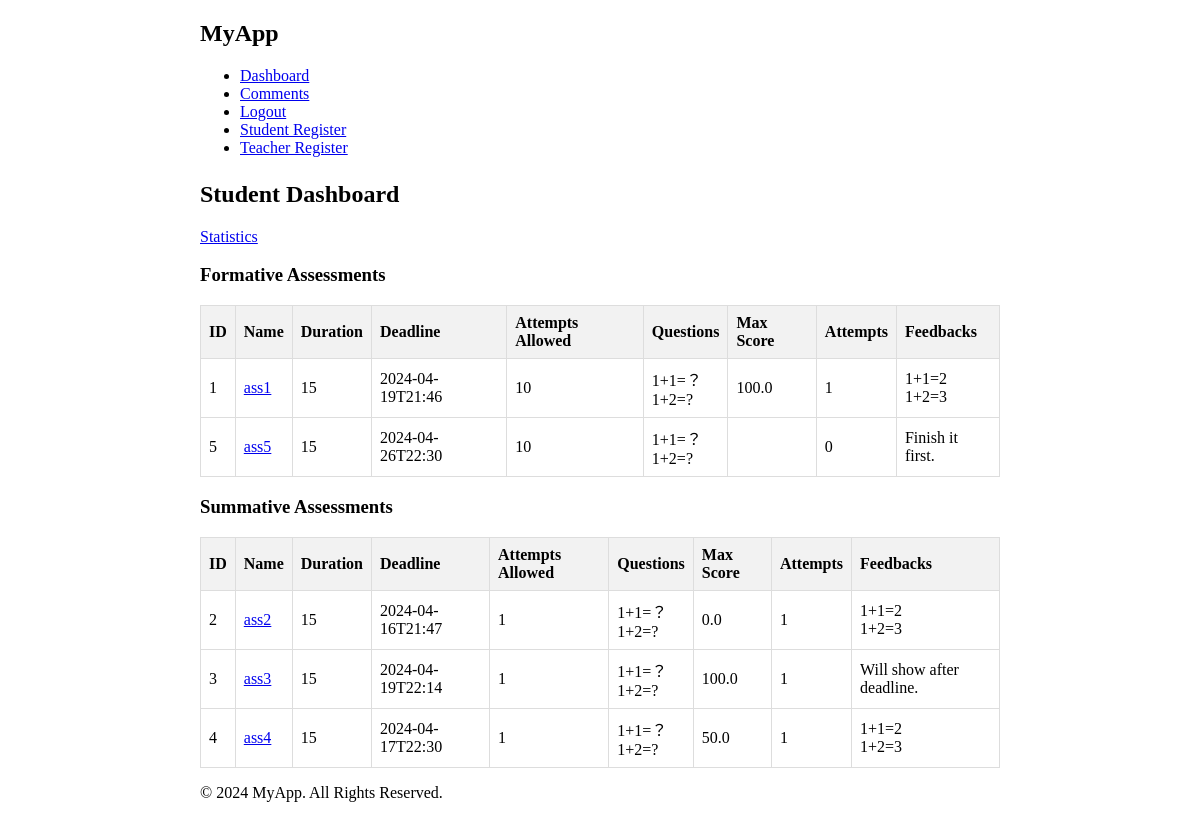
Page /sdashboard (signed in) on the earlier database version.
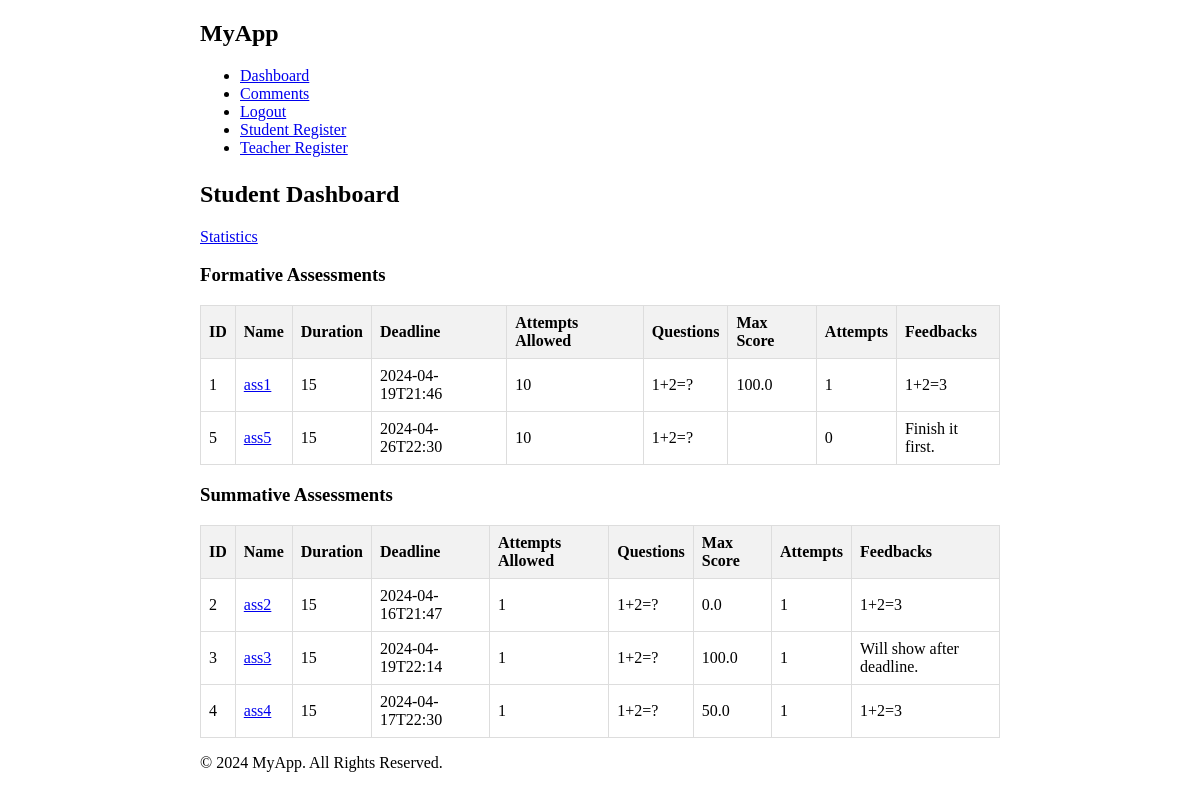
Same page on the later database version.
### app/models/assessment.py (models this page shows, shortened)
class Assessment(db.Model):
    id = db.Column(db.Integer, primary_key=True)
    name = db.Column(db.String(255), unique=True, nullable=False)
    type = db.Column(db.String(255), nullable=False)
    questions = db.relationship('Question', secondary='assessment_question', backref='assessments')
    parameters = db.Column(db.JSON, nullable=True)

### app/models/question.py (models this page shows)
class Question(db.Model):
    id = db.Column(db.Integer, primary_key=True)
    question_text = db.Column(db.Text, nullable=False)
    option_a = db.Column(db.String(200), nullable=False)
    option_b = db.Column(db.String(200), nullable=False)
    option_c = db.Column(db.String(200), nullable=False)
    option_d = db.Column(db.String(200), nullable=False)
    correct_option = db.Column(db.String(100), nullable=False)
    correct_answer = db.Column(db.Text, nullable=False)
    feedback = db.Column(db.Text, nullable=False)
    question_type = db.Column(db.String(50), nullable=False)

### app/routes/dashboard.py (the view)
@app.route('/sdashboard')
def student_dashboard():
    if 'user_id' not in session or session['role'] != 'student':
        return redirect(url_for('login'))
    f_assessments = Assessment.query.filter_by(type='FORMATIVE').all()
    s_assessments = Assessment.query.filter_by(type='SUMMATIVE').all()
    user = User.query.get(session['user_id'])
    if user:
        user_attempts = UserAttempt.query.filter_by(user_id=user.id)
    else:
        return redirect(url_for('home'))
    for assessment in f_assessments:
        deadline = datetime.strptime(assessment.parameters['deadline'], '%Y-%m-%dT%H:%M')
        assessment.deadline = deadline
    for assessment in s_assessments:
        deadline = datetime.strptime(assessment.parameters['deadline'], '%Y-%m-%dT%H:%M')
        assessment.deadline = deadline
    return render_template('student_dashboard.html', now=datetime.now, f_assessments=f_assessments, s_assessments=s_assessments, user_attempts=user_attempts)

### app/templates/student_dashboard.html (shortened to what the changed rows need)
{% extends "base.html" %}
{% block content %}
<h2>Student Dashboard</h2>
<table class="custom-table">
    <thead>
        <tr>
            <th>ID</th>
            <th>Name</th>
            <th>Duration</th>
            <th>Deadline</th>
            <th>Attempts Allowed</th>
            <th>Questions</th>
            <th>Max Score</th>
            <th>Attempts</th>
            <th>Feedbacks</th>
        </tr>
    </thead>
    <tbody>
        {% for assessment in f_assessments %}
        <tr>
            <td>{{ assessment.id }}</td>
            <td><a href="{{ url_for('attempt_assessment', assessment_id=assessment.id) }}">{{ assessment.name }}</td>
            <td>{{ assessment.parameters.get('duration') }}</td>
            <td>{{ assessment.parameters.get('deadline') }}</td>
            <td>{{ assessment.parameters.get('attempts') }}</td>
            <td>
                {% for question in assessment.questions %}
                {{ question.question_text }}<br>
                {% endfor %}
            </td>
            <td>
                {{ user_attempts|selectattr('assessment_id', 'equalto', assessment.id)|map(attribute='score')|max }}
            </td>
            <td>
                {{ user_attempts|selectattr('assessment_id', 'equalto', assessment.id)|list|length }}
            </td>
            <td>
                {% set attempt_cnt = user_attempts|selectattr('assessment_id', 'equalto', assessment.id)|list|length %}
                {% if attempt_cnt>0 %}
                    {% if assessment.parameters['feedback'] %}
                        {% for question in assessment.questions %}
                        {{ question.feedback }}<br>
                        {% endfor %}
                    {% endif %}
                {% else %}
                    Finish it first.
                {% endif %}
            </td>
        </tr>
        {% endfor %}
    </tbody>
</table>
<table class="custom-table">
    <thead>
        <tr>
            <th>ID</th>
            <th>Name</th>
            <th>Duration</th>
            <th>Deadline</th>
            <th>Attempts Allowed</th>
            <th>Questions</th>
            <th>Max Score</th>
            <th>Attempts</th>
            <th>Feedbacks</th>
        </tr>
    </thead>
    <tbody>
        {% for assessment in s_assessments %}
        <tr>
            <td>{{ assessment.id }}</td>
            <td><a href="{{ url_for('attempt_assessment', assessment_id=assessment.id) }}">{{ assessment.name }}</td>
            <td>{{ assessment.parameters.get('duration') }}</td>
            <td>{{ assessment.parameters.get('deadline') }}</td>
            <td>{{ assessment.parameters.get('attempts') }}</td>
            <td>
                {% for question in assessment.questions %}
                {{ question.question_text }}<br>
                {% endfor %}
            </td>
            <td>
                {{ user_attempts|selectattr('assessment_id', 'equalto', assessment.id)|map(attribute='score')|max }}
            </td>
            <td>
                {{ user_attempts|selectattr('assessment_id', 'equalto', assessment.id)|list|length }}
            </td>
            <td>
                {% set attempt_cnt = user_attempts|selectattr('assessment_id', 'equalto', assessment.id)|list|length %}
                {% if attempt_cnt>0 %}
                    {% if assessment.parameters['feedback'] %}
                        {% for question in assessment.questions %}
                        {{ question.feedback }}<br>
                        {% endfor %}
                    {% else %}
                        {% if now() > assessment.deadline %}
                            {% for question in assessment.questions %}
                            {{ question.feedback }}<br>
                            {% endfor %}
                        {% else %}
                            Will show after deadline.
                        {% endif %}
                    {% endif %}
                {% else %}
                    Finish it first.
                {% endif %}
            </td>
        </tr>
        {% endfor %}
    </tbody>
</table>
{% endblock %}

Differences in the rows shown:
removed Question: question_text "1+1=？", feedback "1+1=2"
